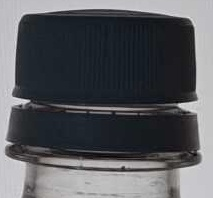
#> input picture samples/day02/cap_on_reference.jpg, 213 x 198 px, found by its file name
$ python 13_filter_compare.py
#> lines starting #> are read from the running program, lines starting #| are printed output that depends on the picture

from pathlib import Path

import cv2
import numpy as np


# --------------------------------------------------
# 1. 기준 이미지와 Noise 이미지의 경로를 정한다.
#    Filter 결과를 저장할 경로도 정한다.
# --------------------------------------------------

reference_path = Path(
    "samples/day02/cap_on_reference.jpg"
)

noise_path = Path(
    "samples/day02/noise.jpg"
)

output_dir = Path(
    "outputs/day02/filter"
)


# --------------------------------------------------
# 2. Filter 결과를 저장할 폴더를 생성한다.
# --------------------------------------------------

output_dir.mkdir(
    parents=True,
    exist_ok=True,
)


# --------------------------------------------------
# 3. 1일차에서 만든 병뚜껑 기준 ROI 이미지를 읽는다.
# --------------------------------------------------

reference = cv2.imread(
    str(reference_path)
)
#> reference is the input picture: shape (198, 213, 3); mean B, G, R 93.5, 89.3, 87.8


# --------------------------------------------------
# 4. 기준 이미지를 정상적으로 읽었는지 확인한다.
#    읽지 못했다면 오류를 발생시킨다.
# --------------------------------------------------

if reference is None:
    raise FileNotFoundError(
        f"기준 이미지를 읽지 못했습니다: "
        f"{reference_path}"
    )


# --------------------------------------------------
# 5. Noise를 생성하기 위한 난수 Seed를 고정한다.
#
#    42는 난수 생성의 시작 기준값이다.
#    같은 이미지와 설정을 사용하면
#    실행할 때마다 동일한 Noise를 만들 수 있다.
# --------------------------------------------------

rng = np.random.default_rng(42)


# --------------------------------------------------
# 6. 기준 이미지에 추가할 Gaussian Noise를 생성한다.
#
#    loc=0      → Noise의 평균값
#    scale=18   → Noise의 표준편차
#    size       → 기준 이미지와 같은 배열 크기
#
#    각 픽셀에 더할 작은 변화량을 생성한다.
# --------------------------------------------------

gaussian_noise = rng.normal(
    loc=0,
    scale=18,
    size=reference.shape,
)


# --------------------------------------------------
# 7. 기준 이미지에 Gaussian Noise를 더한다.
#
#    float32로 변환하여 Noise를 더한 뒤
#    np.clip()으로 픽셀값을 0~255로 제한한다.
#
#    마지막에 uint8 이미지로 변환한다.
# --------------------------------------------------

noisy = reference.astype(
    np.float32
) + gaussian_noise
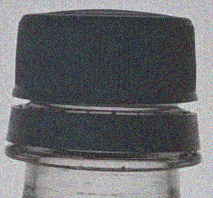
#> noisy: shape (198, 213, 3) float64; mean B, G, R 93.4, 89.3, 87.7; drawn with min black and max white

noisy = np.clip(
    noisy,
    0,
    255,
).astype(np.uint8)
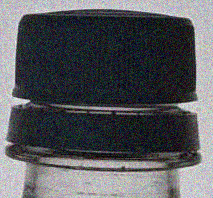
#> noisy: shape (198, 213, 3); mean B, G, R 93, 89, 87.5


# --------------------------------------------------
# 8. 점 형태 Noise를 추가할 픽셀 개수를 정한다.
#
#    이미지의 높이와 너비를 구한다.
#    전체 픽셀 수의 1%를 Noise 개수로 사용한다.
# --------------------------------------------------

height, width = noisy.shape[:2]
#> height = 198; width = 213

noise_count = int(
    height * width * 0.01
)
#> noise_count = 421


# --------------------------------------------------
# 9. 점 Noise를 추가할 위치를 무작위로 선택한다.
#
#    ys → 세로 좌표
#    xs → 가로 좌표
#
#    half → 검정 점과 흰색 점을 나누기 위한 값
# --------------------------------------------------

ys = rng.integers(
    0,
    height,
    noise_count,
)

xs = rng.integers(
    0,
    width,
    noise_count,
)

half = noise_count // 2
#> half = 210


# --------------------------------------------------
# 10. 선택한 위치의 절반을 검정 점으로 만든다.
#
#     픽셀값 0 → 검정색
# --------------------------------------------------

noisy[
    ys[:half],
    xs[:half],
] = 0


# --------------------------------------------------
# 11. 나머지 위치를 흰색 점으로 만든다.
#
#     픽셀값 255 → 흰색
#
#     검정 점과 흰색 점이 추가되면서
#     Salt-and-Pepper Noise를 흉내 낸다.
# --------------------------------------------------

noisy[
    ys[half:],
    xs[half:],
] = 255
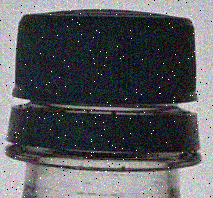
#> noisy: shape (198, 213, 3); mean B, G, R 93.4, 89.4, 88


# --------------------------------------------------
# 12. Gaussian Noise와 점 Noise가 추가된 이미지를
#     noise.jpg로 저장한다.
# --------------------------------------------------

cv2.imwrite(
    str(noise_path),
    noisy,
)

print(
    "문제 이미지 생성:",
    noise_path,
)


# --------------------------------------------------
# 13. Noise가 추가된 이미지를 Gray로 변환한다.
#
#     이후 Filter 비교는 같은 Gray 이미지를
#     기준으로 진행한다.
# --------------------------------------------------

gray = cv2.cvtColor(
    noisy,
    cv2.COLOR_BGR2GRAY,
)
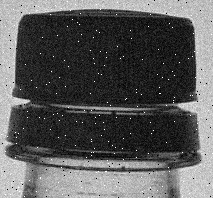
#> gray: shape (198, 213); min 0, max 255, mean 89.4


# --------------------------------------------------
# 14. Filter 비교 결과를 저장할 딕셔너리를 만든다.
#
#     original_gray.jpg에는
#     아직 Filter를 적용하지 않은 Gray 이미지를 넣는다.
#
#     이 이미지는 다른 Filter 결과와 비교할 기준이다.
# --------------------------------------------------

results = {
    "original_gray.jpg": gray,


    # --------------------------------------------------
    # 15. Gaussian Blur를 적용한다.
    #
    #     (3, 3) → 3×3 Kernel
    #     (7, 7) → 7×7 Kernel
    #
    #     주변 픽셀의 가중 평균을 이용하여
    #     이미지의 Noise를 부드럽게 줄인다.
    #
    #     Kernel이 커지면 경계도 더 흐려질 수 있다.
    # --------------------------------------------------

    "gaussian_3.jpg": cv2.GaussianBlur(
        gray,
        (3, 3),
        0,
    ),

    "gaussian_7.jpg": cv2.GaussianBlur(
        gray,
        (7, 7),
        0,
    ),


    # --------------------------------------------------
    # 16. Median Blur를 적용한다.
    #
    #     3 → 3×3 Kernel
    #     7 → 7×7 Kernel
    #
    #     주변 픽셀의 중간값을 이용한다.
    #     검정색·흰색 점 Noise 제거에 유리할 수 있다.
    # --------------------------------------------------

    "median_3.jpg": cv2.medianBlur(
        gray,
        3,
    ),

    "median_7.jpg": cv2.medianBlur(
        gray,
        7,
    ),


    # --------------------------------------------------
    # 17. Bilateral Filter를 적용한다.
    #
    #     9  → 주변 픽셀을 고려할 크기
    #     75 → 색상·밝기 차이에 대한 설정값
    #     75 → 공간적 거리 차이에 대한 설정값
    #
    #     경계를 어느 정도 유지하면서
    #     Noise를 줄이기 위한 Filter이다.
    # --------------------------------------------------

    "bilateral.jpg": cv2.bilateralFilter(
        gray,
        9,
        75,
        75,
    ),
}


# --------------------------------------------------
# 18. Filter 결과를 하나씩 가져와 반복한다.
#
#     results.items()에서
#     filename → 저장할 파일명
#     result   → Filter가 적용된 이미지
#
#     두 값을 하나씩 가져온다.
# --------------------------------------------------

for filename, result in results.items():

    # --------------------------------------------------
    # 19. 현재 Filter 결과 이미지의 저장 경로를 만들고
    #     파일로 저장한다.
    #
    #     저장 후 다음 결과로 반복한다.
    # --------------------------------------------------

    output_path = (
        output_dir / filename
    )

    cv2.imwrite(
        str(output_path),
        result,
    )

    print(
        "저장:",
        output_path,
    )
#> this loop made 6 passes
#> filename on passes 1 to 6: 'original_gray.jpg', 'gaussian_3.jpg', 'gaussian_7.jpg', 'median_3.jpg', 'median_7.jpg', 'bilateral.jpg'
#| 저장: outputs/day02/filter/original_gray.jpg
#| 저장: outputs/day02/filter/gaussian_3.jpg
#| 저장: outputs/day02/filter/gaussian_7.jpg
#| 저장: outputs/day02/filter/median_3.jpg
#| 저장: outputs/day02/filter/median_7.jpg
#| 저장: outputs/day02/filter/bilateral.jpg
#> pass 2, `cv2.imwrite( str(output_path), result, )`:
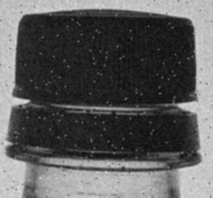
#> saved as gaussian_3.jpg: shape (198, 213); min 11, max 223, mean 89.5


# --------------------------------------------------
# 20. 모든 Filter 결과를 직접 비교한다.
#
#     original_gray.jpg
#     gaussian_3.jpg
#     gaussian_7.jpg
#     median_3.jpg
#     median_7.jpg
#     bilateral.jpg
#
#     확인할 내용:
#
#     - 어떤 Filter에서 Noise가 가장 많이 줄었는가?
#     - 병뚜껑의 외곽 경계는 유지되는가?
#     - 병뚜껑의 세로 홈은 남아 있는가?
#     - 작은 특징까지 사라지지는 않았는가?
#
#     학생이 결과 이미지를 직접 비교하고 분석한다.
# --------------------------------------------------

print("Filter 비교 이미지 저장 완료")

$ run again, with samples/day02/cap_off_reference.jpg copied over samples/day02/cap_on_reference.jpg
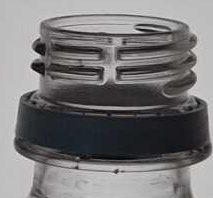
#> input picture samples/day02/cap_off_reference.jpg, 213 x 198 px, found by its file name
#> reference is the input picture: shape (198, 213, 3); mean B, G, R 118.8, 117.9, 119.1
#> `gray = cv2.cvtColor( noisy, cv2.COLOR_BGR2GRAY, )`:
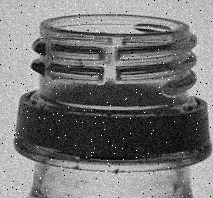
#> gray: shape (198, 213); min 0, max 255, mean 118.1
#> the loop `for filename, result in results.items():` made 6 passes
#> filename on passes 1 to 6: 'original_gray.jpg', 'gaussian_3.jpg', 'gaussian_7.jpg', 'median_3.jpg', 'median_7.jpg', 'bilateral.jpg'
#> (printed output is left out)
#> pass 2, `cv2.imwrite( str(output_path), result, )`:
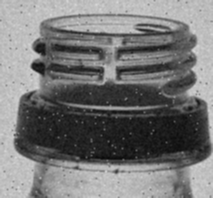
#> saved as gaussian_3.jpg: shape (198, 213); min 10, max 215, mean 118.1
